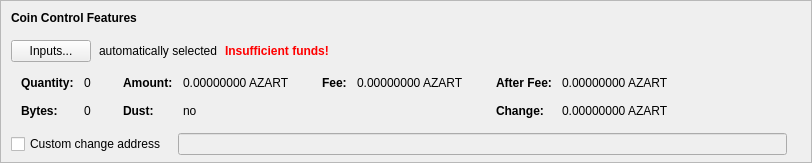
    <widget class="QFrame" name="frameCoinControl">
     <property name="sizePolicy">
      <sizepolicy hsizetype="Expanding" vsizetype="Expanding">
       <horstretch>0</horstretch>
       <verstretch>0</verstretch>
      </sizepolicy>
     </property>
     <property name="maximumSize">
      <size>
       <width>16777215</width>
       <height>16777215</height>
      </size>
     </property>
     <property name="frameShape">
      <enum>QFrame::StyledPanel</enum>
     </property>
     <property name="frameShadow">
      <enum>QFrame::Sunken</enum>
     </property>
     <layout class="QVBoxLayout" name="verticalLayoutCoinControl2">
      <property name="spacing">
       <number>0</number>
      </property>
      <property name="leftMargin">
       <number>0</number>
      </property>
      <property name="topMargin">
       <number>0</number>
      </property>
      <property name="rightMargin">
       <number>0</number>
      </property>
      <property name="bottomMargin">
       <number>6</number>
      </property>
      <item>
       <layout class="QVBoxLayout" name="verticalLayoutCoinControl" stretch="0,0,0,0,1">
        <property name="spacing">
         <number>0</number>
        </property>
        <property name="leftMargin">
         <number>10</number>
        </property>
        <property name="topMargin">
         <number>10</number>
        </property>
        <item>
         <layout class="QHBoxLayout" name="horizontalLayoutCoinControl1">
          <property name="bottomMargin">
           <number>15</number>
          </property>
          <item>
           <widget class="QLabel" name="labelCoinControlFeatures">
            <property name="sizePolicy">
             <sizepolicy hsizetype="Preferred" vsizetype="Maximum">
              <horstretch>0</horstretch>
              <verstretch>0</verstretch>
             </sizepolicy>
            </property>
            <property name="font">
             <font>
              <weight>75</weight>
              <bold>true</bold>
             </font>
            </property>
            <property name="styleSheet">
             <string notr="true">font-weight:bold;</string>
            </property>
            <property name="text">
             <string>Coin Control Features</string>
            </property>
           </widget>
          </item>
         </layout>
        </item>
        <item>
         <layout class="QHBoxLayout" name="horizontalLayoutCoinControl2" stretch="0,0,0,0">
          <property name="spacing">
           <number>8</number>
          </property>
          <property name="bottomMargin">
           <number>10</number>
          </property>
          <item>
           <widget class="QPushButton" name="pushButtonCoinControl">
            <property name="styleSheet">
             <string notr="true"/>
            </property>
            <property name="text">
             <string>Inputs...</string>
            </property>
            <property name="autoDefault">
             <bool>false</bool>
            </property>
           </widget>
          </item>
          <item>
           <widget class="QLabel" name="labelCoinControlAutomaticallySelected">
            <property name="text">
             <string>automatically selected</string>
            </property>
            <property name="margin">
             <number>5</number>
            </property>
           </widget>
          </item>
          <item>
           <widget class="QLabel" name="labelCoinControlInsuffFunds">
            <property name="font">
             <font>
              <weight>75</weight>
              <bold>true</bold>
             </font>
            </property>
            <property name="styleSheet">
             <string notr="true">color:red;font-weight:bold;</string>
            </property>
            <property name="text">
             <string>Insufficient funds!</string>
            </property>
            <property name="margin">
             <number>5</number>
            </property>
           </widget>
          </item>
          <item>
           <spacer name="horizontalSpacerCoinControl">
            <property name="orientation">
             <enum>Qt::Horizontal</enum>
            </property>
            <property name="sizeHint" stdset="0">
             <size>
              <width>40</width>
              <height>1</height>
             </size>
            </property>
           </spacer>
          </item>
         </layout>
        </item>
        <item>
         <widget class="QWidget" name="widgetCoinControl" native="true">
          <property name="sizePolicy">
           <sizepolicy hsizetype="Preferred" vsizetype="Preferred">
            <horstretch>0</horstretch>
            <verstretch>0</verstretch>
           </sizepolicy>
          </property>
          <property name="minimumSize">
           <size>
            <width>0</width>
            <height>0</height>
           </size>
          </property>
          <property name="styleSheet">
           <string notr="true"/>
          </property>
          <layout class="QHBoxLayout" name="horizontalLayoutCoinControl5">
           <property name="leftMargin">
            <number>0</number>
           </property>
           <property name="topMargin">
            <number>0</number>
           </property>
           <property name="rightMargin">
            <number>0</number>
           </property>
           <property name="bottomMargin">
            <number>0</number>
           </property>
           <item>
            <layout class="QHBoxLayout" name="horizontalLayoutCoinControl3" stretch="0,0,0,1">
             <property name="spacing">
              <number>20</number>
             </property>
             <property name="topMargin">
              <number>0</number>
             </property>
             <property name="bottomMargin">
              <number>10</number>
             </property>
             <item>
              <layout class="QFormLayout" name="formLayoutCoinControl1">
               <property name="horizontalSpacing">
                <number>10</number>
               </property>
               <property name="verticalSpacing">
                <number>14</number>
               </property>
               <property name="leftMargin">
                <number>10</number>
               </property>
               <property name="topMargin">
                <number>4</number>
               </property>
               <property name="rightMargin">
                <number>6</number>
               </property>
               <item row="0" column="0">
                <widget class="QLabel" name="labelCoinControlQuantityText">
                 <property name="font">
                  <font>
                   <weight>75</weight>
                   <bold>true</bold>
                  </font>
                 </property>
                 <property name="text">
                  <string>Quantity:</string>
                 </property>
                 <property name="margin">
                  <number>0</number>
                 </property>
                </widget>
               </item>
               <item row="0" column="1">
                <widget class="QLabel" name="labelCoinControlQuantity">
                 <property name="cursor">
                  <cursorShape>IBeamCursor</cursorShape>
                 </property>
                 <property name="contextMenuPolicy">
                  <enum>Qt::ActionsContextMenu</enum>
                 </property>
                 <property name="text">
                  <string notr="true">0</string>
                 </property>
                 <property name="margin">
                  <number>0</number>
                 </property>
                 <property name="textInteractionFlags">
                  <set>Qt::LinksAccessibleByMouse|Qt::TextSelectableByKeyboard|Qt::TextSelectableByMouse</set>
                 </property>
                </widget>
               </item>
               <item row="1" column="0">
                <widget class="QLabel" name="labelCoinControlBytesText">
                 <property name="font">
                  <font>
                   <weight>75</weight>
                   <bold>true</bold>
                  </font>
                 </property>
                 <property name="text">
                  <string>Bytes:</string>
                 </property>
                </widget>
               </item>
               <item row="1" column="1">
                <widget class="QLabel" name="labelCoinControlBytes">
                 <property name="cursor">
                  <cursorShape>IBeamCursor</cursorShape>
                 </property>
                 <property name="contextMenuPolicy">
                  <enum>Qt::ActionsContextMenu</enum>
                 </property>
                 <property name="text">
                  <string notr="true">0</string>
                 </property>
                 <property name="textInteractionFlags">
                  <set>Qt::LinksAccessibleByMouse|Qt::TextSelectableByKeyboard|Qt::TextSelectableByMouse</set>
                 </property>
                </widget>
               </item>
              </layout>
             </item>
             <item>
              <layout class="QFormLayout" name="formLayoutCoinControl2">
               <property name="horizontalSpacing">
                <number>10</number>
               </property>
               <property name="verticalSpacing">
                <number>14</number>
               </property>
               <property name="leftMargin">
                <number>6</number>
               </property>
               <property name="topMargin">
                <number>4</number>
               </property>
               <property name="rightMargin">
                <number>6</number>
               </property>
               <item row="0" column="0">
                <widget class="QLabel" name="labelCoinControlAmountText">
                 <property name="font">
                  <font>
                   <weight>75</weight>
                   <bold>true</bold>
                  </font>
                 </property>
                 <property name="text">
                  <string>Amount:</string>
                 </property>
                 <property name="margin">
                  <number>0</number>
                 </property>
                </widget>
               </item>
               <item row="0" column="1">
                <widget class="QLabel" name="labelCoinControlAmount">
                 <property name="cursor">
                  <cursorShape>IBeamCursor</cursorShape>
                 </property>
                 <property name="contextMenuPolicy">
                  <enum>Qt::ActionsContextMenu</enum>
                 </property>
                 <property name="text">
                  <string notr="true">0.00000000 AZART</string>
                 </property>
                 <property name="textInteractionFlags">
                  <set>Qt::LinksAccessibleByMouse|Qt::TextSelectableByKeyboard|Qt::TextSelectableByMouse</set>
                 </property>
                </widget>
               </item>
               <item row="1" column="0">
                <widget class="QLabel" name="labelCoinControlLowOutputText">
                 <property name="font">
                  <font>
                   <weight>75</weight>
                   <bold>true</bold>
                  </font>
                 </property>
                 <property name="text">
                  <string>Dust:</string>
                 </property>
                </widget>
               </item>
               <item row="1" column="1">
                <widget class="QLabel" name="labelCoinControlLowOutput">
                 <property name="cursor">
                  <cursorShape>IBeamCursor</cursorShape>
                 </property>
                 <property name="contextMenuPolicy">
                  <enum>Qt::ActionsContextMenu</enum>
                 </property>
                 <property name="text">
                  <string notr="true">no</string>
                 </property>
                 <property name="textInteractionFlags">
                  <set>Qt::LinksAccessibleByMouse|Qt::TextSelectableByKeyboard|Qt::TextSelectableByMouse</set>
                 </property>
                </widget>
               </item>
              </layout>
             </item>
             <item>
              <layout class="QFormLayout" name="formLayoutCoinControl3">
               <property name="horizontalSpacing">
                <number>10</number>
               </property>
               <property name="verticalSpacing">
                <number>14</number>
               </property>
               <property name="leftMargin">
                <number>6</number>
               </property>
               <property name="topMargin">
                <number>4</number>
               </property>
               <property name="rightMargin">
                <number>6</number>
               </property>
               <item row="0" column="0">
                <widget class="QLabel" name="labelCoinControlFeeText">
                 <property name="font">
                  <font>
                   <weight>75</weight>
                   <bold>true</bold>
                  </font>
                 </property>
                 <property name="text">
                  <string>Fee:</string>
                 </property>
                 <property name="margin">
                  <number>0</number>
                 </property>
                </widget>
               </item>
               <item row="0" column="1">
                <widget class="QLabel" name="labelCoinControlFee">
                 <property name="cursor">
                  <cursorShape>IBeamCursor</cursorShape>
                 </property>
                 <property name="contextMenuPolicy">
                  <enum>Qt::ActionsContextMenu</enum>
                 </property>
                 <property name="text">
                  <string notr="true">0.00000000 AZART</string>
                 </property>
                 <property name="textInteractionFlags">
                  <set>Qt::LinksAccessibleByMouse|Qt::TextSelectableByKeyboard|Qt::TextSelectableByMouse</set>
                 </property>
                </widget>
               </item>
             </layout>
             </item>
             <item>
              <layout class="QFormLayout" name="formLayoutCoinControl4">
               <property name="horizontalSpacing">
                <number>10</number>
               </property>
               <property name="verticalSpacing">
                <number>14</number>
               </property>
               <property name="leftMargin">
                <number>6</number>
               </property>
               <property name="topMargin">
                <number>4</number>
               </property>
               <property name="rightMargin">
                <number>6</number>
               </property>
               <item row="0" column="0">
                <widget class="QLabel" name="labelCoinControlAfterFeeText">
                 <property name="font">
                  <font>
                   <weight>75</weight>
                   <bold>true</bold>
                  </font>
                 </property>
                 <property name="text">
                  <string>After Fee:</string>
                 </property>
                 <property name="margin">
                  <number>0</number>
                 </property>
                </widget>
               </item>
               <item row="0" column="1">
                <widget class="QLabel" name="labelCoinControlAfterFee">
                 <property name="cursor">
                  <cursorShape>IBeamCursor</cursorShape>
                 </property>
                 <property name="contextMenuPolicy">
                  <enum>Qt::ActionsContextMenu</enum>
                 </property>
                 <property name="text">
                  <string notr="true">0.00000000 AZART</string>
                 </property>
                 <property name="textInteractionFlags">
                  <set>Qt::LinksAccessibleByMouse|Qt::TextSelectableByKeyboard|Qt::TextSelectableByMouse</set>
                 </property>
                </widget>
               </item>
               <item row="1" column="0">
                <widget class="QLabel" name="labelCoinControlChangeText">
                 <property name="font">
                  <font>
                   <weight>75</weight>
                   <bold>true</bold>
                  </font>
                 </property>
                 <property name="text">
                  <string>Change:</string>
                 </property>
                </widget>
               </item>
               <item row="1" column="1">
                <widget class="QLabel" name="labelCoinControlChange">
                 <property name="cursor">
                  <cursorShape>IBeamCursor</cursorShape>
                 </property>
                 <property name="contextMenuPolicy">
                  <enum>Qt::ActionsContextMenu</enum>
                 </property>
                 <property name="text">
                  <string notr="true">0.00000000 AZART</string>
                 </property>
                 <property name="textInteractionFlags">
                  <set>Qt::LinksAccessibleByMouse|Qt::TextSelectableByKeyboard|Qt::TextSelectableByMouse</set>
                 </property>
                </widget>
               </item>
              </layout>
             </item>
            </layout>
           </item>
          </layout>
         </widget>
        </item>
        <item>
         <layout class="QHBoxLayout" name="horizontalLayoutCoinControl4" stretch="0,0,0">
          <property name="spacing">
           <number>12</number>
          </property>
          <property name="sizeConstraint">
           <enum>QLayout::SetDefaultConstraint</enum>
          </property>
          <property name="topMargin">
           <number>5</number>
          </property>
          <property name="rightMargin">
           <number>5</number>
          </property>
          <item>
           <widget class="QCheckBox" name="checkBoxCoinControlChange">
            <property name="toolTip">
             <string>If this is activated, but the change address is empty or invalid, change will be sent to a newly generated address.</string>
            </property>
            <property name="text">
             <string>Custom change address</string>
            </property>
           </widget>
          </item>
          <item>
           <widget class="QValidatedLineEdit" name="lineEditCoinControlChange">
            <property name="enabled">
             <bool>false</bool>
            </property>
            <property name="sizePolicy">
             <sizepolicy hsizetype="Expanding" vsizetype="Fixed">
              <horstretch>0</horstretch>
              <verstretch>0</verstretch>
             </sizepolicy>
            </property>
           </widget>
          </item>
          <item>
           <widget class="QLabel" name="labelCoinControlChangeLabel">
            <property name="sizePolicy">
             <sizepolicy hsizetype="Preferred" vsizetype="Expanding">
              <horstretch>0</horstretch>
              <verstretch>0</verstretch>
             </sizepolicy>
            </property>
            <property name="minimumSize">
             <size>
              <width>0</width>
              <height>0</height>
             </size>
            </property>
            <property name="text">
             <string/>
            </property>
            <property name="margin">
             <number>3</number>
            </property>
           </widget>
          </item>
         </layout>
        </item>
        <item>
         <spacer name="verticalSpacerCoinControl">
          <property name="orientation">
           <enum>Qt::Vertical</enum>
          </property>
          <property name="sizeHint" stdset="0">
           <size>
            <width>800</width>
            <height>1</height>
           </size>
          </property>
         </spacer>
        </item>
       </layout>
      </item>
     </layout>
    </widget>
